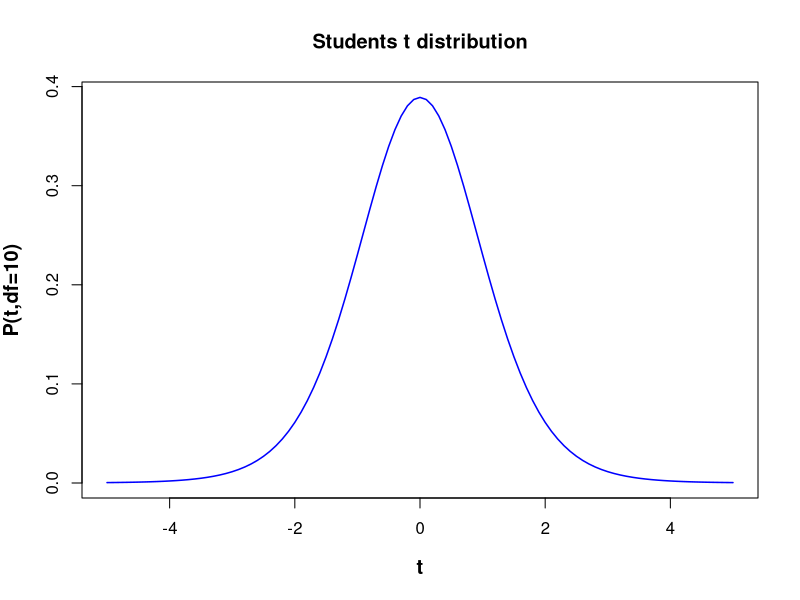
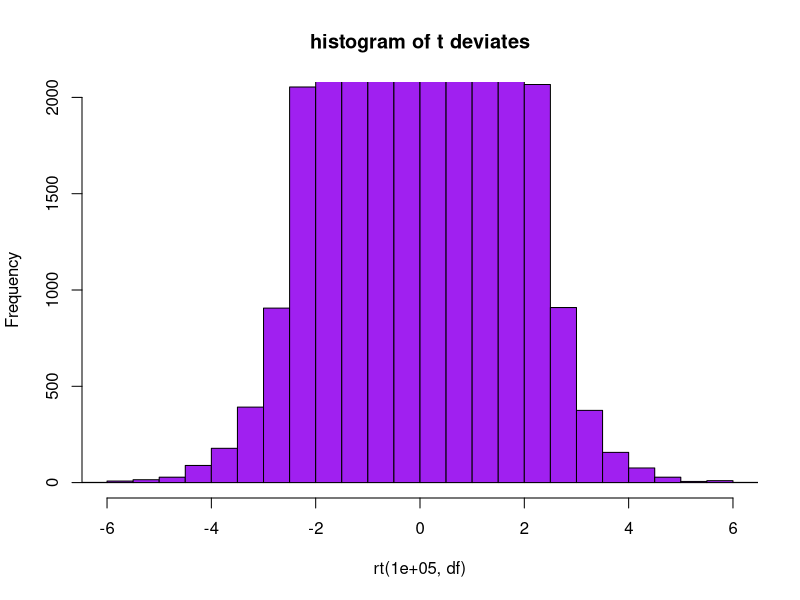

Generate these figures, in order, with R:
##### Using R library functions for the t distribution

#### probability density function
n = 10
df = n-1
t = 2.5

t_density = dt(t,df)
t_density = round(t_density, digits=2)
print(paste("probability density for t = ", t, " and degree of freedom = ", df, " is ", t_density))

### Generating the curve of t distribution probability density

x = seq(-5,5,0.1)

df = 10

string = "P(t,df=10)"

curve(dt(x, df), xlim=c(-5,5), xlab="t", ylab=string, lwd=1.5, cex.lab=1.2, col="blue", main="Students t distribution", font.lab=2)


#### Generating cumulative probability (p-value) above upto a t value in a t distribution

#######  pt(t,df) generates cumulative probability from minus infinity to t
#######  when t is positive, probability above t is 1-pt(t)
#######  when t is negative, probability below -t is pt(t)

df=10

t = 2.6
pvalue = pt(t,df)
pvalue = round(pvalue,3)
print(paste("cumulative probability from t = minus infinity to ", t, "is ", pvalue))

t = -2.6
pvalue = pt(t,df)  
pvalue = round(pvalue,3)
print(paste("cumulative probability from t = minus infinity to ", t, "is ", pvalue))


#### Generating t value for a cumulative probability p
###  The function qt(p,df) returns t value at which cumulative probability is p.

p = 0.95  ## cumulative probabilitu from minus infinity to t.
t = qt(p,df)
t = round(t, digits=3)
print(paste("t value for a cumulative probability p = ", p, "is ", t))


#### Generating random deviates from a t distribution
### rt(m,df) returns a vector of m random deviates from a t of given df

ndev = rt(4, df)
ndev = round(ndev,digits=3)
print("Four random deviates from t distribution with 10 degrees of freedom : ")
print(ndev)

X11()

## plotting the histogram of 10000 random deviates from unit Gaussian:
hist(rt(100000, df), breaks=40, xlim=c(-6,6) , ylim = c(0, 2000), col="purple", main="histogram of t deviates")
